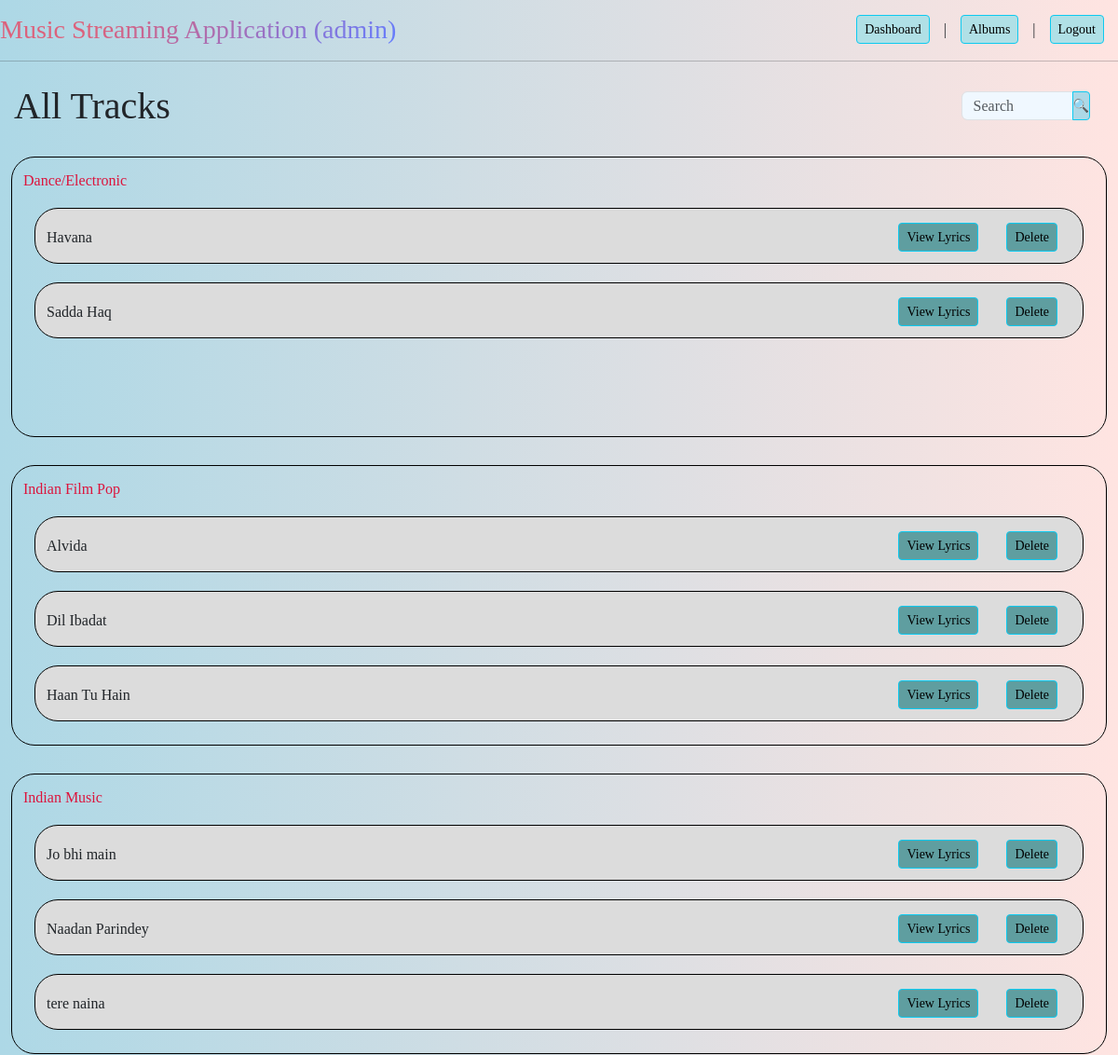
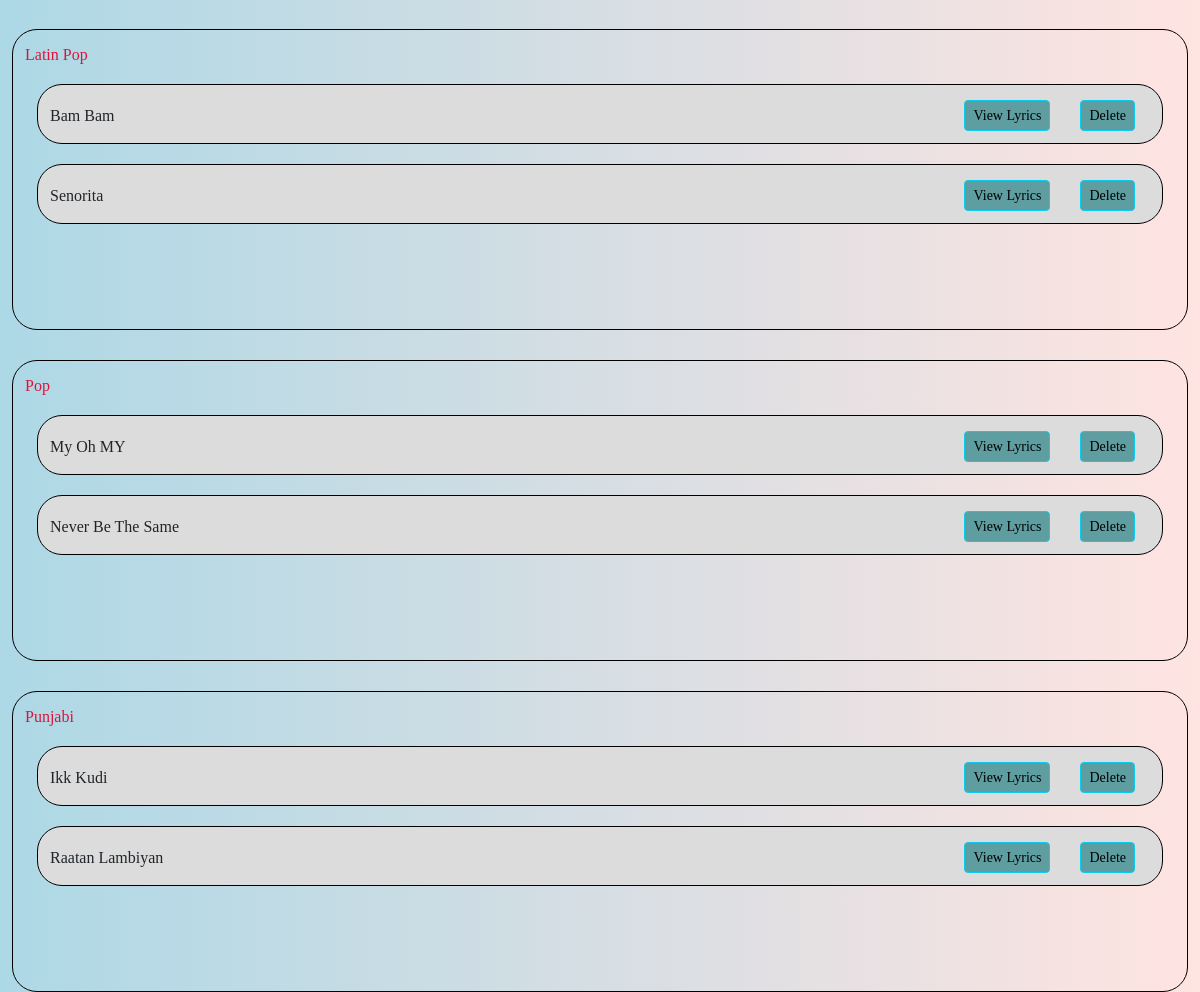
Screenshot of /admin/dashboard/tracks with the database file from the repository (2 pictures, top to bottom).
### app.py (models this page shows)
class Songs(db.Model):
    __tablename__ = 'songs'
    id = db.Column(db.Integer, primary_key=True)
    title = db.Column(db.String, nullable=False)
    singer = db.Column(db.String, nullable=False)
    date = db.Column(db.String, nullable=False)
    lyrics = db.Column(db.String, nullable=False)
    genre = db.Column(db.String, nullable=False)
    filename = db.Column(db.String, nullable=False)
    user_id = db.Column(db.Integer, db.ForeignKey('users.id'))
    __table_args__ = (UniqueConstraint('title', 'singer', name='unique_singer_title'),)

### app.py (the view)
    @app.route('/admin/dashboard/tracks', methods=['GET'])
    def manage_tracks():
        genres = db.session.query(Songs.genre).distinct().all()
        songs=Songs.query.order_by(Songs.id.desc()).all()
        return render_template('admin_dash_tracks.html', genres=genres,songs=songs)

### templates/admin_dash_tracks.html (shortened to what this page needs)
<!DOCTYPE html>
<html lang="en">
  <head>
    <link
      href="https://cdn.jsdelivr.net/npm/bootstrap@5.3.2/dist/css/bootstrap.min.css"
      rel="stylesheet"
/>
    <link rel="stylesheet" href="/static/styles/admin_tracks.css" />
  </head>
  <body>
    <div class="header">
      <h3>Music Streaming Application (admin)</h3>
      <ul class="nav">
        <li class="nav-item">
          <a href="{{ url_for('admin_dash') }}" class="btn btn-info btn-sm">Dashboard</a>
        </li> |
        <li class="nav-item">
          <a href="{{ url_for('manage_albums') }}" class="btn btn-info btn-sm">Albums</a>
        </li> |
        <li class="nav-item">
          <a href="{{ url_for('index') }}" class="btn btn-info btn-sm">Logout</a>
        </li>
      </ul>
    </div>
    <hr />
    <div class="header" style="margin-left: 15px; margin-right: 15px">
      <h1>All Tracks</h1>
      <ul class="nav">
        <li class="nav-item">
          <form class="input-group" method="POST", action="{{ url_for('admin_search') }}">
            <input type="search" name="search" class="form-control" style="width: 120px; margin:0px;"
            placeholder="Search"/>
            <input type="submit" class="btn btn-info btn-sm" value="🔍" style="height: 31px;
            padding: 0px; background-color: lightblue; margin-right:15px;"/>
          </form>
        </li>
      </ul>
    </div>
      {% for genre in genres | sort %}
      <div class="box">
        <div class="overflow-auto">
          <div class="header">
          <h6 style="color:crimson;">{{genre[0]}}</h6>
        </div>
        {% for song in songs | sort(attribute='title') %}
            {% if song.genre == genre[0] %}
        <div class="box-s">
          <div class="header">
            <h6>{{ song.title }}</h6>
            <ul class="nav">
              <li class="nav-item">
                <a href="{{ url_for('admin_song', id=song.id) }}" class="btn btn-info btn-sm" style="background: cadetblue">View Lyrics</a>
              </li>
              <li class="nav-item">
                <a href="{{ url_for('admin_delete_tracks', id=song.id) }}" class="btn btn-info btn-sm" style="background: cadetblue">Delete</a>
              </li>
            </ul>
          </div>
        </div>
        {%endif%}
          {%endfor%}
      </div>
      </div>
       {%endfor%}
  </body>
</html>

### static/styles/admin_tracks.css (style rules this page uses)
body { font-family: cursive; background-color: mintcream; background: linear-gradient(to right, lightblue, mistyrose); padding-top: 7px }
.btn { background: darkgray; }
.header { display: flex; justify-content: center; align-items: center; padding-top: 8px; }
h3, h1, h6, h5 { margin:0 auto; text-align:left; margin-left: 0px; }
.nav { display: flex; align-items: center; justify-content: flex-end; }
.btn { margin-left: 15px; margin-right: 15px; background: powderblue; }
.form-control { width: 156px; padding-top: 6px; margin-top: 6px; height: 31px; background-color: aliceblue; }
.box { background-color: inherit; border: 1px solid #000; margin: auto; text-align: center; border-radius: 25px; margin-top: 30px; margin-left: 12px; margin-right: 12px; padding-top: 7px; padding-left: 12px; padding-right: 12px; padding-bottom: 12px; }
.box-s { background-color: gainsboro; border: 1px solid #000; margin: auto; text-align: center; border-radius: 25px; margin-top: 20px; margin-left: 12px; margin-right: 12px; padding-top: 7px; padding-left: 12px; padding-right: 12px; padding-bottom: 12px; display: flow; }
.overflow-auto { height: 35vh; overflow-y: auto; }
h3 { background: -webkit-linear-gradient(315deg,#dc627c 25%,#647eff); background-clip: text; -webkit-background-clip: text; -webkit-text-fill-color: transparent; }

### rows the page displays
Songs: title "Havana"
Songs: title "Sadda Haq"
Songs: title "Alvida"
Songs: title "Dil Ibadat"
Songs: title "Haan Tu Hain"
Songs: title "Jo bhi main"
Songs: title "Naadan Parindey"
Songs: title "tere naina"
Songs: title "Bam Bam"
Songs: title "Senorita"
Songs: title "My Oh MY"
Songs: title "Never Be The Same"
Songs: title "Ikk Kudi"
Songs: title "Raatan Lambiyan"

### other values shown
{{ genre[0] }} "Dance/Electronic" "Indian Film Pop" "Indian Music" "Latin Pop" "Pop" "Punjabi"
